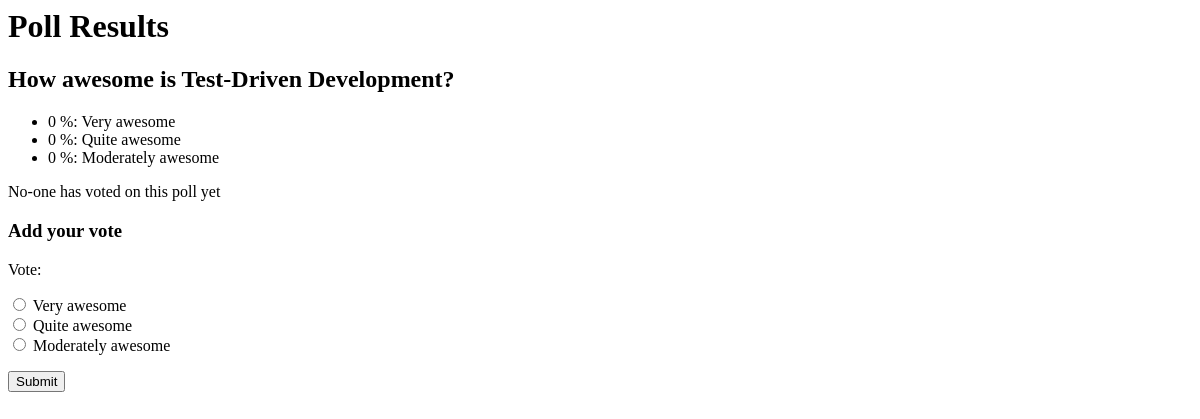
Page /poll/1/ on the earlier database version.
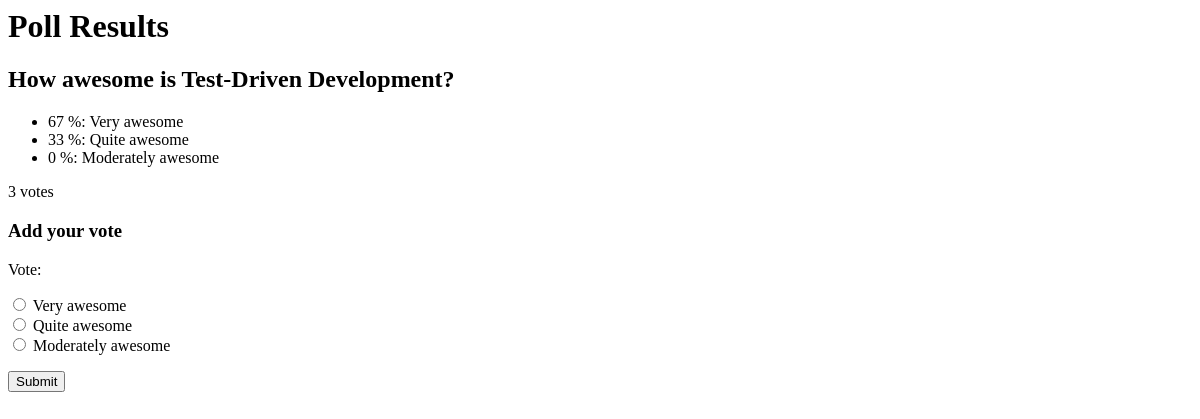
Same page on the later database version.
### polls/models.py (models this page shows, shortened)
class Poll(models.Model):
    question = models.CharField(max_length=200)
    pub_date = models.DateTimeField(verbose_name='Date published')
    def total_votes(self):
        return sum(c.votes for c in self.choice_set.all())

class Choice(models.Model):
    poll = models.ForeignKey(Poll)
    choice = models.CharField(max_length=200)
    votes = models.IntegerField(default=0)
    def percentage(self):
        try:
            return 100.0 * self.votes / self.poll.total_votes()
        except ZeroDivisionError:
            return 0

### polls/views.py (the view)
# urls.py: url(r'^poll/(\d+)/$', 'polls.views.poll'),
def poll(request, poll_id):
    if request.method == 'POST':
        choice = Choice.objects.get(id=request.POST['vote'])
        choice.votes += 1
        choice.save()
        return HttpResponseRedirect(reverse('polls.views.poll', args=[poll_id,]))
    poll = Poll.objects.get(pk=poll_id)
    form = PollVoteForm(poll=poll)
    return render(request, 'poll.html', {'poll': poll, 'form': form})

### polls/forms.py
class PollVoteForm(forms.Form):
    vote = forms.ChoiceField(widget=forms.RadioSelect())
    def __init__(self, poll):
        forms.Form.__init__(self)
        self.fields['vote'].choices = [(c.id, c.choice) for c in poll.choice_set.all()]

### polls/templates/poll.html (shortened to what this page needs)
<html>
  <body>
    <h1>Poll Results</h1>
    <h2>{{poll.question}}</h2>
    <ul>
    {% for choice in poll.choice_set.all %}
      <li>{{ choice.percentage|floatformat:0}} %: {{ choice.choice }}</li>
    {% endfor %}
    </ul>
    {% if poll.total_votes != 0 %}
    <p>{{ poll.total_votes }} vote{{ poll.total_votes|pluralize }}</p>
    {% else %}
      <p>No-one has voted on this poll yet</p>
    {% endif %}
    <h3>Add your vote</h3>
    <form method="POST" action="">
      {{form.as_p}}
      <input type="submit" />
    </form>
  </body>
</html>

Differences in the rows shown:
changed through a linked row, Poll "How awesome is Test-Driven Development?": total_votes (not shown) → "3"
changed Choice "Very awesome": percentage "0" → "67"; votes 0 → 2 (drawn)
changed Choice "Quite awesome": percentage "0" → "33"
Other differences:
text no longer shown: "No-one has voted on this poll yet"
text now shown: "vote"
